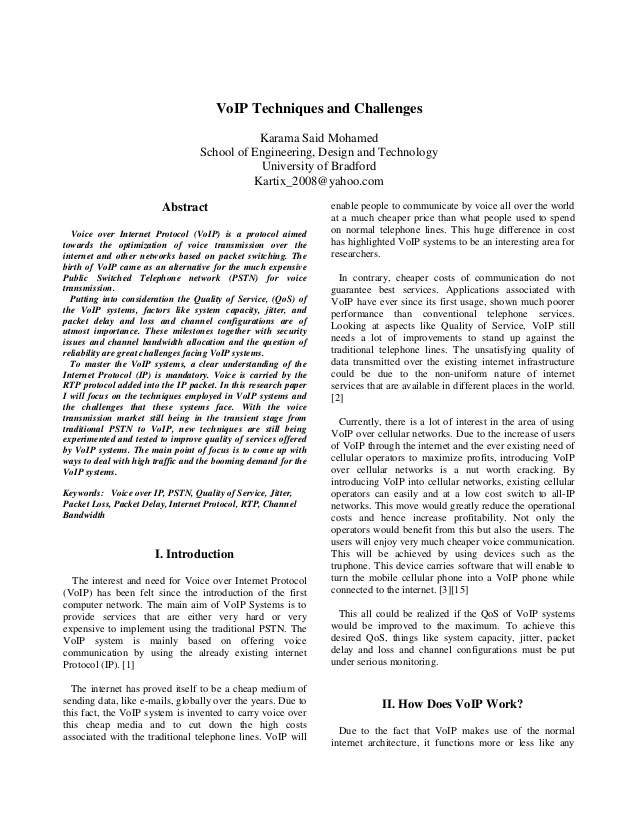
#> input picture input/research-paper-on-voip-technology-1-638.jpg, 638 x 826 px
$ python dla_seg.py   (older library calls are emulated)
#> lines starting #> are read from the running program, lines starting #| are printed output that depends on the picture; after the words box and inside, x2 and y2 are one past the last pixel; in counts of white or black regions, pixels touching at a corner belong together
# import necessary packages
import numpy as np
import cv2
import os
# loading images
image1 = cv2.imread("../input/research-paper-on-voip-technology-1-638.jpg")
#> image1 is the input picture: shape (826, 638, 3); min 0, max 255, mean 239.6
print('If running first time create directory with output folders.')
# hardcoded assigning of output images
output1_letter = image1.copy()
output1_word = image1.copy()
output1_line = image1.copy()
output1_par = image1.copy()
#output1_margin = image1.copy()

gray1 = cv2.cvtColor(image1, cv2.COLOR_BGR2GRAY)


# clean the image using otsu method with the inversed binarized image
ret1,th1 = cv2.threshold(gray1,0,255,cv2.THRESH_BINARY_INV+cv2.THRESH_OTSU)
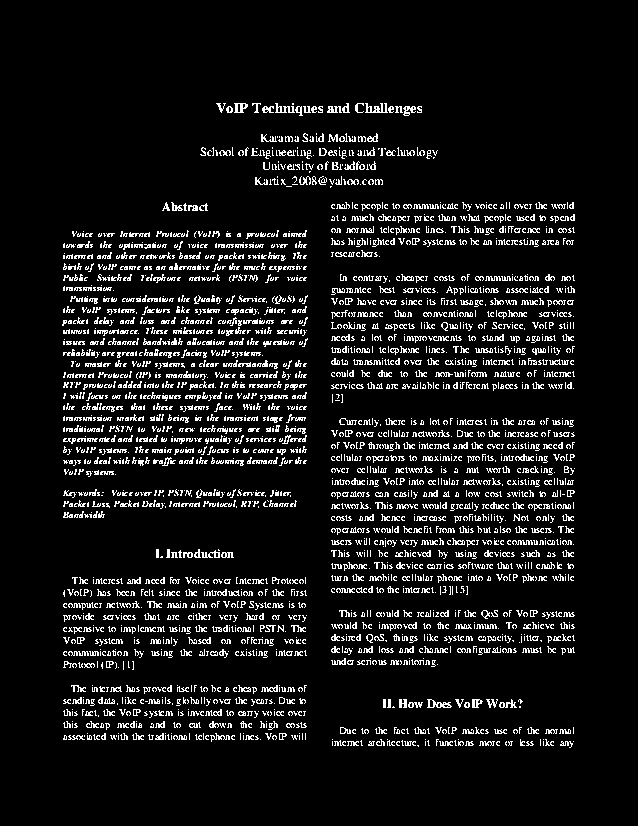
#> th1: shape (826, 638); 8.5% white in thin lines or dots, all inside (x1, y1, x2, y2) = (62, 103, 575, 748)
#> ret1 = 176

#processing letter by letter boxing
def process_letter(thresh,output):
	# assign the kernel size
	kernel = np.ones((2,1), np.uint8) # vertical
	# use closing morph operation then erode to narrow the image
	temp_img = cv2.morphologyEx(thresh,cv2.MORPH_CLOSE,kernel,iterations=3)
#> temp_img: shape (826, 638); 10% white in thin lines or dots, all inside (x1, y1, x2, y2) = (62, 106, 575, 751)
	# temp_img = cv2.erode(thresh,kernel,iterations=2)
	letter_img = cv2.erode(temp_img,kernel,iterations=1)
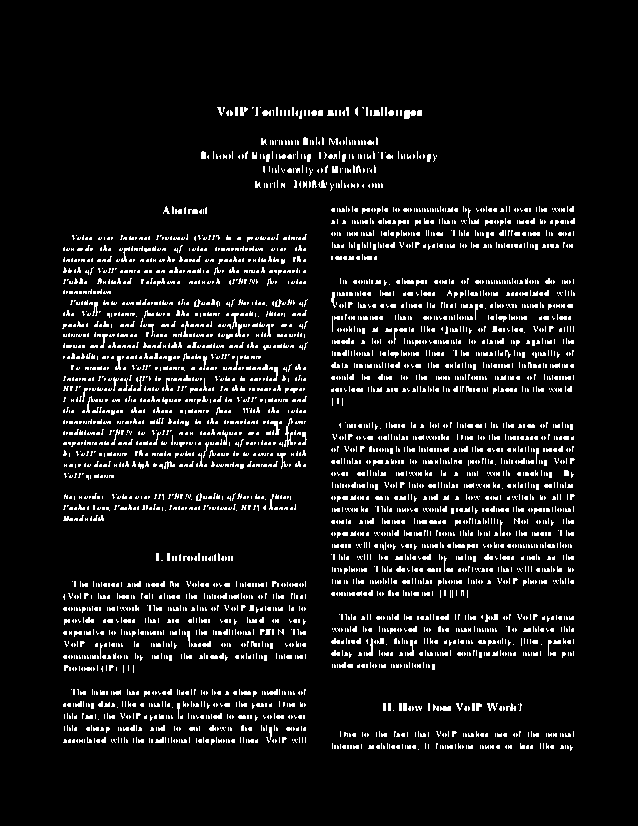
#> letter_img: shape (826, 638); 7.2% white in thin lines or dots, all inside (x1, y1, x2, y2) = (62, 107, 575, 751)

	# find contours
	(_,contours, _) = cv2.findContours(letter_img.copy(), cv2.RETR_EXTERNAL,cv2.CHAIN_APPROX_SIMPLE)
#> contours = 3748 contours, 3696 with area under 20; largest, box (x1, y1, x2, y2) and area: (404, 110, 416, 119) 62, (284, 418, 293, 447) 38, (270, 421, 280, 435) 37, (440, 706, 451, 711) 32, (366, 638, 373, 656) 31

	# loop in all the contour areas
	for cnt in contours:
		x,y,w,h = cv2.boundingRect(cnt)
		cv2.rectangle(output,(x-1,y-5),(x+w,y+h),(0,255,0),1)
#> this loop made 3748 passes
#> (cnt, x, y, w, h) on passes 3, 4, 10: ([[567, 745], [567, 748], [568, 748], [568, 746]], 567, 745, 2, 4), ([[565, 745], [565, 748]], 565, 745, 1, 4), ([[506, 745], [505, 746], [505, 747], [506, 748]], 505, 745, 2, 4)

	return output


#processing letter by letter boxing
def process_word(thresh,output):
	# assign 2 rectangle kernel size 1 vertical and the other will be horizontal
	kernel = np.ones((2,1), np.uint8)
	kernel2 = np.ones((1,4), np.uint8)
	# use closing morph operation but fewer iterations than the letter then erode to narrow the image
	temp_img = cv2.morphologyEx(thresh,cv2.MORPH_CLOSE,kernel,iterations=2)
#> temp_img: shape (826, 638); 9.4% white in thin lines or dots, all inside (x1, y1, x2, y2) = (62, 105, 575, 750)
	#temp_img = cv2.erode(thresh,kernel,iterations=2)
	word_img = cv2.dilate(temp_img,kernel2,iterations=1)
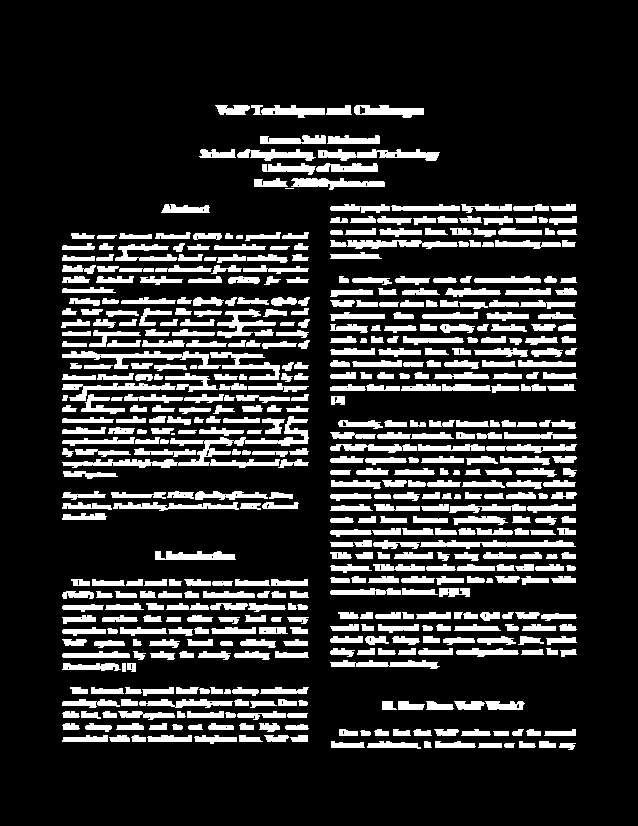
#> word_img: shape (826, 638); 17.5% white; 559 white regions (2 under 20 px)

	(_,contours, _) = cv2.findContours(word_img.copy(), cv2.RETR_EXTERNAL,cv2.CHAIN_APPROX_SIMPLE)
#> contours = 559 contours, 5 with area under 20; largest, box (x1, y1, x2, y2) and area: (62, 416, 309, 468) 1741, (62, 351, 221, 369) 743, (318, 149, 440, 161) 697, (420, 540, 576, 549) 638, (330, 240, 458, 249) 594

	for cnt in contours:
		x,y,w,h = cv2.boundingRect(cnt)
		cv2.rectangle(output,(x-1,y-5),(x+w,y+h),(0,255,0),1)
#> this loop made 559 passes
#> (x, y, w, h) on passes 1 to 3: (559, 743, 17, 7), (504, 743, 11, 5), (478, 743, 24, 5)

	return output

#processing line by line boxing
def process_line(thresh,output):
	# assign a rectangle kernel size	1 vertical and the other will be horizontal
	kernel = np.ones((1,5), np.uint8)
	kernel2 = np.ones((2,4), np.uint8)
	# use closing morph operation but fewer iterations than the letter then erode to narrow the image
	temp_img = cv2.morphologyEx(thresh,cv2.MORPH_CLOSE,kernel2,iterations=2)
#> temp_img: shape (826, 638); 16.4% white; 208 white regions (1 under 20 px), largest, box (x1, y1, x2, y2) and area: (65, 416, 309, 468) 5085, (65, 373, 309, 414) 3042, (65, 351, 309, 382) 2366
	#temp_img = cv2.erode(thresh,kernel,iterations=2)
	line_img = cv2.dilate(temp_img,kernel,iterations=5)
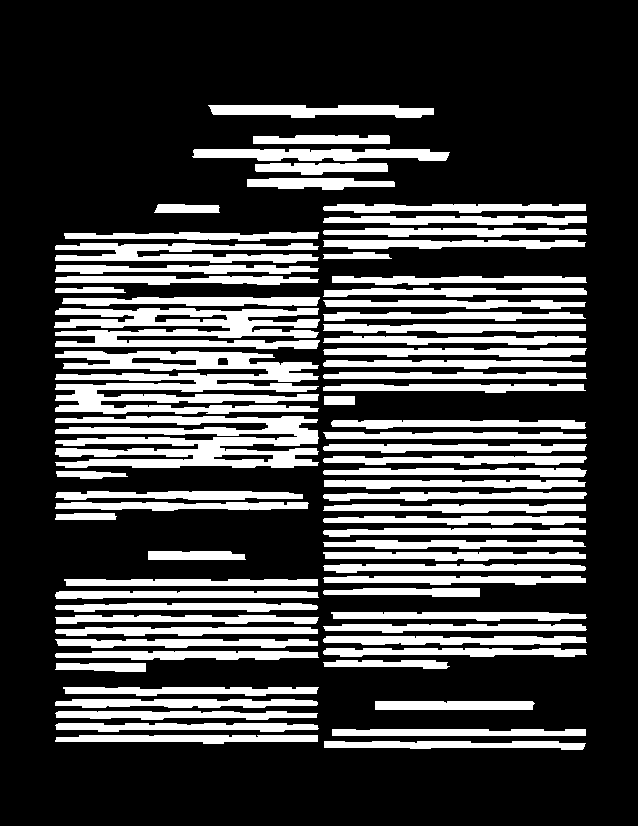
#> line_img: shape (826, 638); 26.3% white; 72 white regions

	(_,contours, _) = cv2.findContours(line_img.copy(), cv2.RETR_EXTERNAL,cv2.CHAIN_APPROX_SIMPLE)
#> contours = 72 contours; largest, box (x1, y1, x2, y2) and area: (55, 351, 319, 414) 9510, (55, 416, 319, 468) 8206, (54, 308, 320, 349) 6516, (55, 243, 319, 263) 2884, (192, 149, 450, 161) 2192

	for cnt in contours:
		x,y,w,h = cv2.boundingRect(cnt)
		cv2.rectangle(output,(x-1,y-5),(x+w,y+h),(0,255,0),1)
#> this loop made 72 passes
#> (x, y, w, h) on passes 1 to 12: (324, 741, 262, 9), (55, 735, 263, 9), (332, 729, 254, 7), (55, 723, 264, 9), (55, 711, 263, 9), (375, 701, 160, 9), (55, 699, 263, 9), (63, 687, 256, 9), (55, 663, 91, 9), (323, 660, 127, 9), (55, 651, 264, 9), (323, 648, 264, 9)
#> (cnt, x, y, w, h) on pass 43: ([[324, 396], [324, 404], [354, 404], [354, 396]], 324, 396, 31, 9)
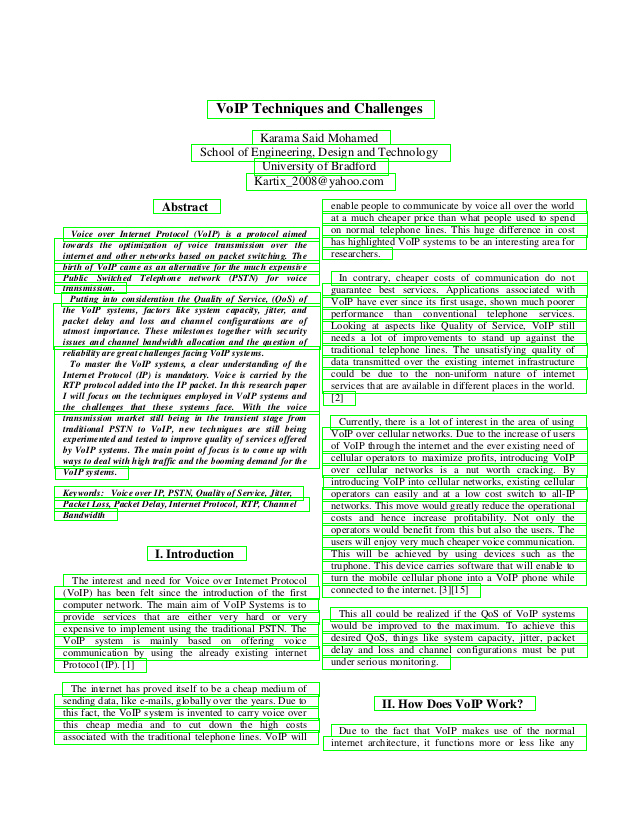
#> output: shape (826, 638, 3); mean B, G, R 223.2, 239.7, 223.2

	return output

#processing par by par boxing
def process_par(thresh,output):
	# assign a rectangle kernel size
	kernel = np.ones((5,5), 'uint8')
	par_img = cv2.dilate(thresh,kernel,iterations=3)
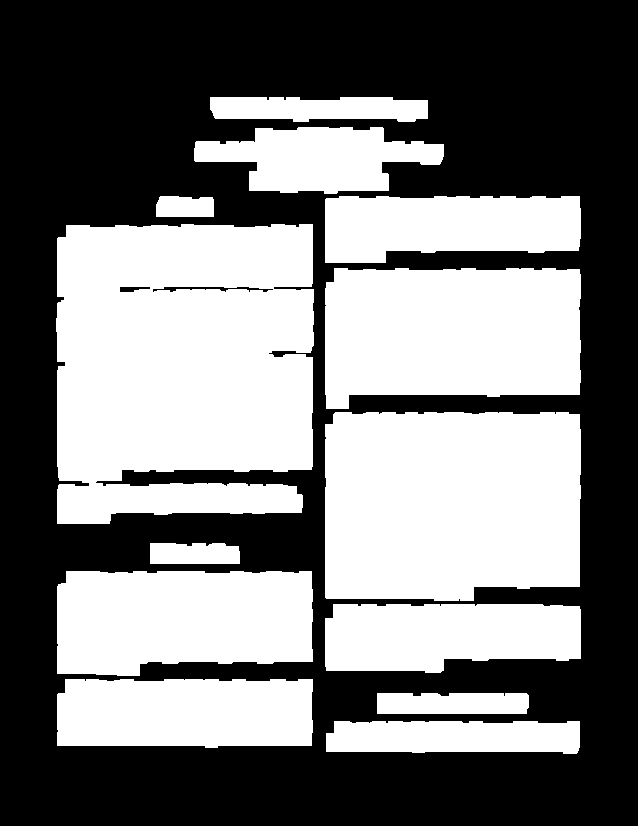
#> par_img: shape (826, 638); 47.3% white; 13 white regions, largest, box (x1, y1, x2, y2) and area: (56, 224, 314, 524) 70393, (325, 412, 581, 601) 46293, (325, 268, 581, 409) 32363

	(_,contours, _) = cv2.findContours(par_img.copy(), cv2.RETR_EXTERNAL,cv2.CHAIN_APPROX_SIMPLE)

	for cnt in contours:
		x,y,w,h = cv2.boundingRect(cnt)
		cv2.rectangle(output,(x,y),(x+w,y+h),(0,255,0),1)
#> this loop made 13 passes
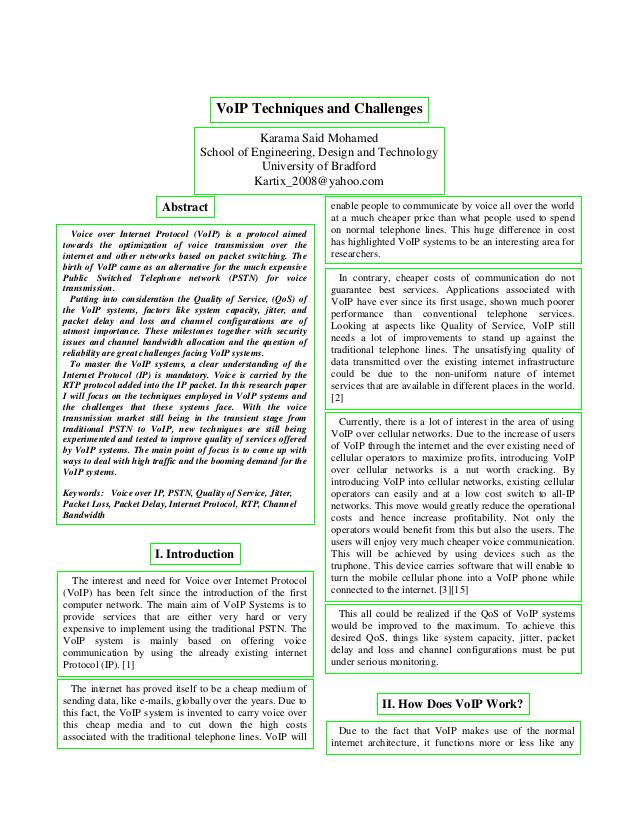
#> output: shape (826, 638, 3); mean B, G, R 235.8, 239.6, 235.8

	return output

#processing margin with paragraph boxing
def process_margin(thresh,output):
	# assign a rectangle kernel size
	kernel = np.ones((20,5), 'uint8')
	margin_img = cv2.dilate(thresh,kernel,iterations=5)

	(_,contours, _) = cv2.findContours(margin_img.copy(), cv2.RETR_EXTERNAL,cv2.CHAIN_APPROX_SIMPLE)

	for cnt in contours:
		x,y,w,h = cv2.boundingRect(cnt)
		cv2.rectangle(output,(x,y),(x+w,y+h),(0,255,0),1)

	return output


# processing and writing the output
output1_letter = process_letter(th1,output1_letter)
output1_word = process_word(th1,output1_word)
output1_line = process_line(th1,output1_line)
output1_par = process_par(th1,output1_par)

cv2.imwrite("../output/letter/output1_letter.jpg", output1_letter)
cv2.imwrite("../output/word/output1_word.jpg", output1_word)
cv2.imwrite("../output/line/output1_line.jpg", output1_line)
cv2.imwrite("../output/par/output1_par.jpg", output1_par)
